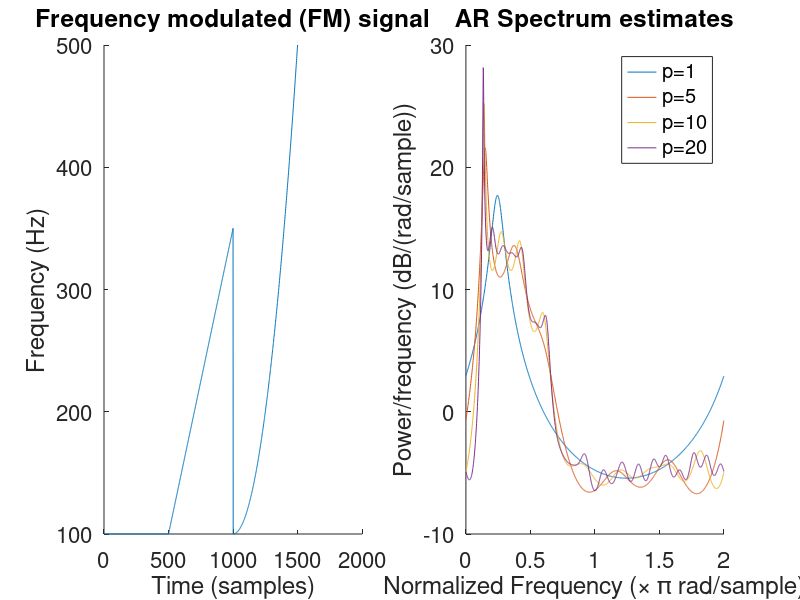

This chart was generated by the following MATLAB code: (Note: this script raises an error after producing the figure.)
%% --- 3. Adaptive signal processing --- %%

%% 3.2. Adaptive AR Model Based Time-Frequency Estimation %%

%% (a) 
clc; clear variables; close all;

n_samples = 1500;
f = [100*ones(500,1); ...
    100*ones(500,1) + ([501:1000]' - 500)/2; ...
    100*ones(500,1) + (([1001:1500]' -  1000)/25).^2];
phi = cumsum(f);
fs = 1500;
variance = 0.05;
eta = wgn(n_samples,1,pow2db(variance),'complex');
y = exp(1i*2*pi*phi/fs) + eta;
% Plotting frequency
figure(1); subplot(1,2,1); hold on; set(gca,'fontsize', 16);
plot([1:n_samples], f);
xlabel('Time (samples)'); ylabel('Frequency (Hz)');
title('Frequency modulated (FM) signal'); hold off;
% Plotting PSD of signal from estimates
order = [1, 5, 10, 20];
subplot(1,2,2); hold on; set(gca,'fontsize', 16);
H = zeros(4,1500); w = zeros(4,1500);
for i = 1:4
    % Finding AR coefficients
    a = aryule(y,order(i));
    [H(i,:),w(i,:)] = freqz(1,a,n_samples);
    P = abs(H(i,:)).^2;
    plot(w(i,:)/pi, pow2db(P));
end
title('AR Spectrum estimates')
xlabel('Normalized Frequency (\times \pi rad/sample)'); 
ylabel('Power/frequency (dB/(rad/sample))');
legend(arrayfun(@(a)strcat('p=',num2str(a)),order,'uni',0)); 
hold off;
% Print the mean frequency of signal and mean freq of peak
fprintf(mean(f));
[~,I] = max(H(1,:));
fprintf((w(1,I)/pi)*(fs/2));

%% (b)
clc; clear variables; close all;

n_samples = 1500;
f = [100*ones(500,1); ...
    100*ones(500,1) + ([501:1000]' - 500)/2; ...
    100*ones(500,1) + (([1001:1500]' -  1000)/25).^2];
phi = cumsum(f);
fs = 1500;
variance = 0.05;
eta = wgn(n_samples,1,pow2db(variance),'complex');
y = exp(1i*2*pi*phi/fs) + eta;

% CLMS coefficients
x = delayseq(y,1);
lrs = [1e-1, 1e-2,1e-3];
figure(1);
for idx = 1:3
    [a,~,~] = clms(y, x, 0, lrs(idx), 0);
    H = zeros(n_samples,n_samples);
    for n = 1:n_samples
        % Run complex-valued LMS algorithm to estimate AR coefficient aˆ1(n)
        [h, w] = freqz(1 , [1; -conj(a(n))], n_samples); % Compute power spectrum
        H(:, n) = abs(h).^2; % Store it in a matrix 
    end
    % Remove outliers in the matrix H
    medianH = 50*median(median(H));
    H(H > medianH) = medianH;
    % Plotting
    subplot(1,3,idx); hold on; set(gca,'fontsize', 16);
    mesh([1:n_samples], w/pi, H);
    view(2);
    xlabel('Time (samples)');
    ylabel('Frequency (\times \pi rad/sample)');
    title(strcat('CLMS Spectral Estimate ($\mu=',num2str(lrs(idx)),'$)'), 'Interpreter', 'Latex');
end

